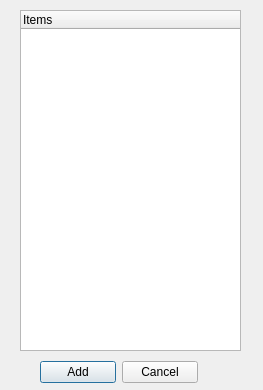
<?xml version="1.0" encoding="UTF-8"?>
<ui version="4.0">
 <class>DlgComAdd</class>
 <widget class="QDialog" name="DlgComAdd">
  <property name="geometry">
   <rect>
    <x>0</x>
    <y>0</y>
    <width>263</width>
    <height>390</height>
   </rect>
  </property>
  <property name="windowTitle">
   <string>Dialog</string>
  </property>
  <widget class="QWidget" name="layoutWidget">
   <property name="geometry">
    <rect>
     <x>40</x>
     <y>360</y>
     <width>158</width>
     <height>25</height>
    </rect>
   </property>
   <layout class="QHBoxLayout" name="horizontalLayout">
    <item>
     <widget class="QPushButton" name="btnAdd">
      <property name="text">
       <string>Add</string>
      </property>
     </widget>
    </item>
    <item>
     <widget class="QPushButton" name="btnCancel">
      <property name="text">
       <string>Cancel</string>
      </property>
     </widget>
    </item>
   </layout>
  </widget>
  <widget class="QTreeWidget" name="trArCom">
   <property name="geometry">
    <rect>
     <x>20</x>
     <y>10</y>
     <width>221</width>
     <height>341</height>
    </rect>
   </property>
   <column>
    <property name="text">
     <string>Items</string>
    </property>
   </column>
  </widget>
 </widget>
 <resources/>
 <connections/>
</ui>
